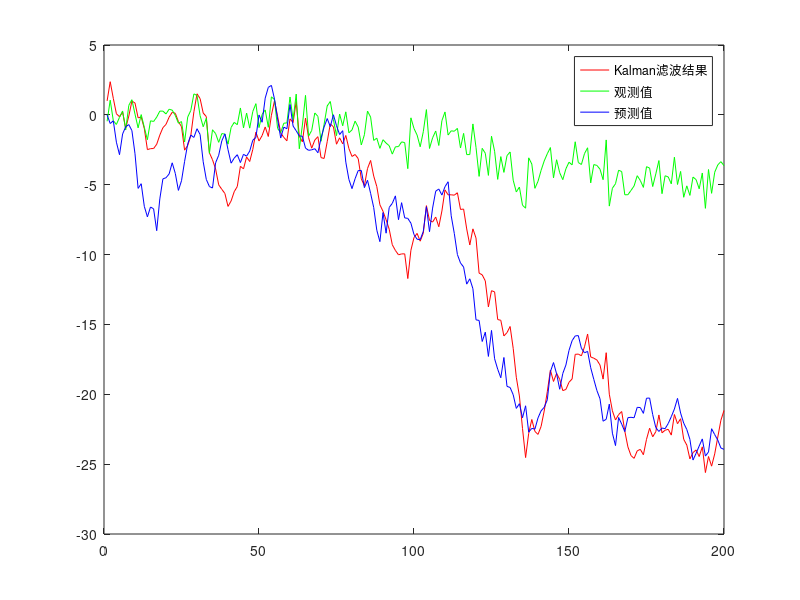

Write the MATLAB code that produced this figure.
% Kalman滤波技术

A=1;                                        % 状态转移矩阵 Φ(k)
H=0.2;                                      % 观测矩阵 H(k)
X(1)=0;                                     % 目标的状态向量 X(k)
% V(1)=0;                                   % 过程噪声 V(k)
Y(1)=1;                                     % 一步预测x(k)的更新 X(k+1|k+1)
P(1)=10;                                    % 一步预测的协方差 P(k)
N=200;
V=randn(1,N);                               % 模拟产生过程噪声(高斯分布的随机噪声)
w=randn(1,N);                               % 模拟产生测量噪声

for k=2:N

    X(k) = A * X(k-1)+V(k-1);               % 状态方程:X(k+1)=Φ(k)X(k)+G(k)V(k),其中G(k)=1

end

Q=std(V)^2;                                 % W(k)的协方差,std()函数用于计算标准偏差  
R=std(w)^2;                                 % V(k)的协方差 covariance

Z=H*X+w;                                    % 观测方程:Z(k+1)=H(k+1)X(k+1)+W(k+1),Z(k+1)是k+1时刻的观测值

for t=2:N

    P(t) = A * P(t-1)*A'+Q;                    % 一步预测的协方差 P(k+1|k)   

    S(t) = H.^2 * P(t)+R;                   % 观测向量的预测误差协方差 S(k+1)

    K(t) = H * P(t)/S(t);                   % 卡尔曼滤波器增益 K(k+1) 

    v(t) = Z(t) - ( A * H * Y(t-1) );       % 新息/量测残差 v(k+1)

    Y(t)=A * Y(t-1) + K(t) * v(t);          % 状态更新方程 X(k+1|k+1)=X(k+1|k)+K(k+1)*v(k+1)

    P(t)=(1-H * K(t)) * P(t);               % 误差协方差的更新方程: P(k+1|k+1)=(I-K(k+1)*H(k+1))*P(k+1|k)
end


t=1:N;
plot(t,Y,'r',t,Z,'g',t,X,'b');              % 红色线最优化估算结果滤波后的值，%绿色线观测值，蓝色线预测值
legend('Kalman滤波结果','观测值','预测值');